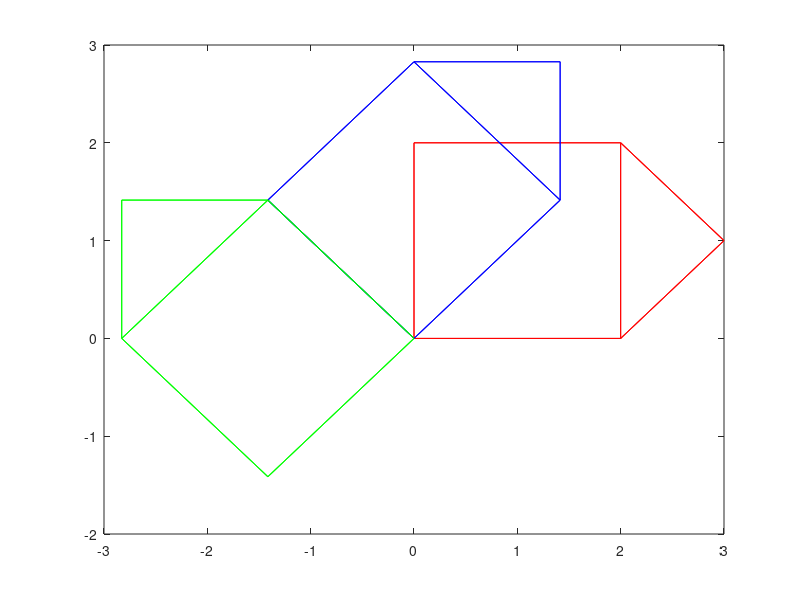

The MATLAB source for this figure:
P = [3, 1;2, 0;0, 0;0, 2;2, 2];
C = [1 1 0 0 1;1 1 1 0 1;0 1 1 1 0;0 0 1 1 1;1 1 0 1 1];
gplot(C, P, '-r'); hold on;

T13 = [cos(pi/4), -sin(pi/4); sin(pi/4), cos(pi/4)];
T14 = [cos(pi/2), -sin(pi/2); sin(pi/2), cos(pi/2)];
P13 = (T13*P')';
P14 = (T14*P13')';

gplot(C, P13, '-b'); hold on;
gplot(C, P14, '-g'); hold on;
